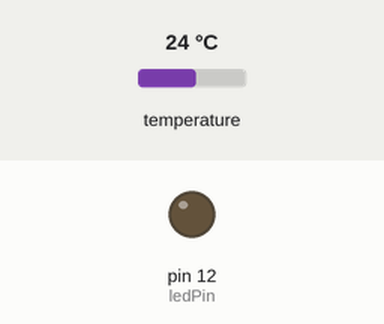
Recording of a sketch running on a simulated Arduino Uno, built with avr-gcc and run on an emulated ATmega328P. Shown: output pins drawn as LEDs (lit = HIGH). Inputs (shaded band) come from the test bench; at power-on: temperature 24 °C. The local clock reads 2024-03-15 10:24:30 at power-on unless the sketch sets it.

Above: at 5.1 s.
At 75.2 s:
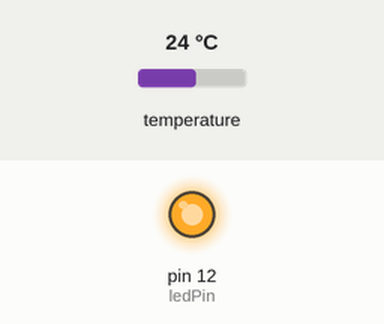
Timing chart, 0 to 101.7 s (numbered marks = the images above):
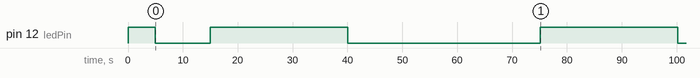

The sketch:

light_timer_living_room.ino
```cpp
/*
 * Author: SMRAZA KEEN
 * Date:2016/6/29
 * IDE V1.6.9
 * Email:TechnicSmraza@outlook.com
 * Function:
 */
#include <DS3231.h>
#include <Wire.h>

DS3231 Clock;
bool Century=false;
bool h12=false;
bool PM=false;

const int ledPin = 12;

void setup()
{
  Wire.begin();
  pinMode(ledPin, OUTPUT);
  initialPeriodHandler();
}

void loop()
{
 timerLoopHandler();
 delay(5000);
}

void initialPeriodHandler(){
  digitalWrite(ledPin,HIGH);
  for(int i=0; i<5; i++){
    delay(1000);
  }
}

void timerLoopHandler()
{
  int second,minute,hour,date,year,dow,temperature;
  second=Clock.getSecond();
  minute=Clock.getMinute();
  hour=Clock.getHour(h12,PM);
  date=Clock.getDate();
  year=Clock.getYear();
  dow=Clock.getDoW();
  temperature=Clock.getTemperature();

  if (second >= 10 && second <= 40){
    digitalWrite(ledPin, LOW);
  } else {
    digitalWrite(ledPin,HIGH);
  }

}
```

Measured:
- by itself, pin 12 (ledPin): goes LOW 10.0 s, HIGH 25.0 s, LOW 35.1 s, HIGH 25.0 s, then LOW
